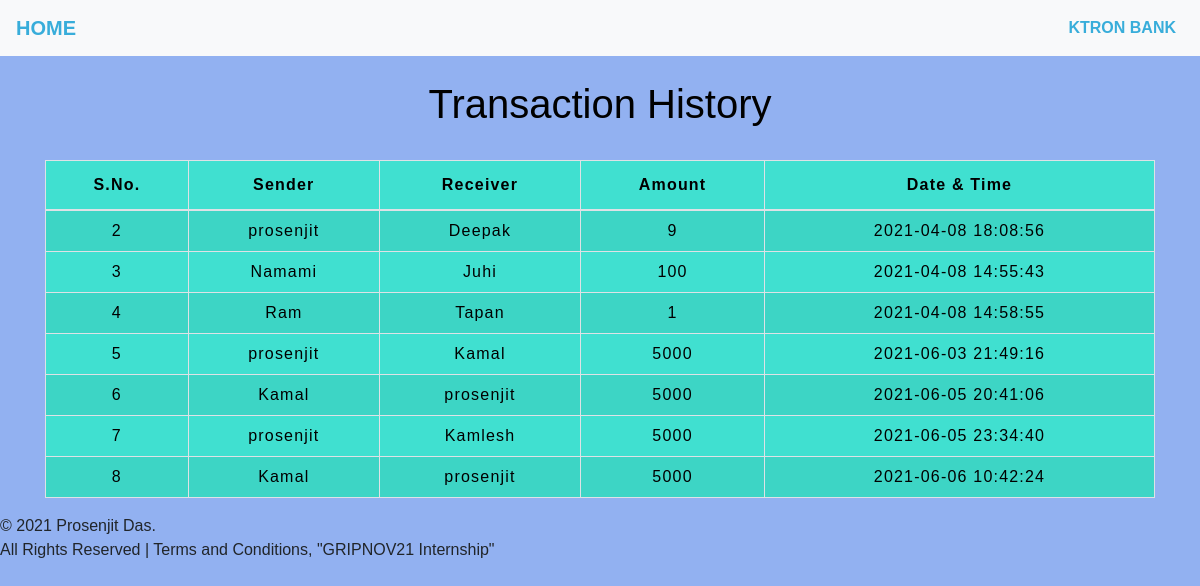
Screenshot of /transferhistory.php with the database file from the repository.
### tables this page shows
CREATE TABLE `transactiondetails` (
  `sno` int(3) NOT NULL,
  `sender` text NOT NULL,
  `receiver` text NOT NULL,
  `balance` int(8) NOT NULL,
  `datetime` datetime NOT NULL DEFAULT CURRENT_TIMESTAMP
);

### transferhistory.php (the view, shortened to what this page needs)
<!DOCTYPE html>
<html lang="en">
<head>
    <link rel="stylesheet" href="https://stackpath.bootstrapcdn.com/bootstrap/4.5.2/css/bootstrap.min.css">
    <link rel="stylesheet" type="text/css" href="css/table.css">
    <link rel="stylesheet" type="text/css" href="css/transferhistory.css">
</head>
<body style="background-color : #8aacf1ed;">
<?php
  include 'nav.php';
?>
	<div class="container">
        <h2 class="text-center pt-4" style="color : black;">Transaction History</h2>
       <br>
       <div class="table-responsive-sm">
    <table class="table table-hover table-striped table-condensed table-bordered">
        <thead style="color : black;">
            <tr>
                <th class="text-center">S.No.</th>
                <th class="text-center">Sender</th>
                <th class="text-center">Receiver</th>
                <th class="text-center">Amount</th>
                <th class="text-center">Date & Time</th>
            </tr>
        </thead>
        <tbody>
        <?php
            include 'config.php';
            $sql ="select * from transactiondetails";
            $query =mysqli_query($conn, $sql);
            while($rows = mysqli_fetch_assoc($query))
            {
        ?>
            <tr style="color : black;">
            <td class="py-2"><?php echo $rows['sno']; ?></td>
            <td class="py-2"><?php echo $rows['sender']; ?></td>
            <td class="py-2"><?php echo $rows['receiver']; ?></td>
            <td class="py-2"><?php echo $rows['balance']; ?> </td>
            <td class="py-2"><?php echo $rows['datetime']; ?> </td>
        <?php
            }
        ?>
        </tbody>
    </table>
    </div>
</div>
    <div class="footer">
        <p>© 2021 Prosenjit Das. <br>All Rights Reserved | Terms and Conditions, "GRIPNOV21 Internship"</p>
    </div>
</body>
</html>

### table.css (style rules this page uses)
* { padding: 0; margin: 0; box-sizing: border-box; font-family: sans-serif; }
h2 { font-size: 40px; }
table { letter-spacing: 1.2px; }
td { text-align: center; }

### transferhistory.css (style rules this page uses)
body { background-image:url("bodybg.jpg"); background-repeat: no-repeat; background-size: cover; }
.table { background-color: turquoise; }

### rows the page displays
transactiondetails: sno "2", sender "prosenjit", receiver "Deepak", balance "9", datetime "2021-04-08 18:08:56"
transactiondetails: sno "3", sender "Namami", receiver "Juhi", balance "100", datetime "2021-04-08 14:55:43"
transactiondetails: sno "4", sender "Ram", receiver "Tapan", balance "1", datetime "2021-04-08 14:58:55"
transactiondetails: sno "5", sender "prosenjit", receiver "Kamal", balance "5000", datetime "2021-06-03 21:49:16"
transactiondetails: sno "6", sender "Kamal", receiver "prosenjit", balance "5000", datetime "2021-06-05 20:41:06"
transactiondetails: sno "7", sender "prosenjit", receiver "Kamlesh", balance "5000", datetime "2021-06-05 23:34:40"
transactiondetails: sno "8", sender "Kamal", receiver "prosenjit", balance "5000", datetime "2021-06-06 10:42:24"
